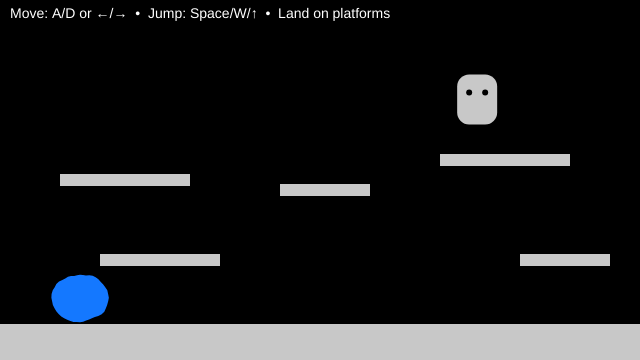
Frame 1 (no input)
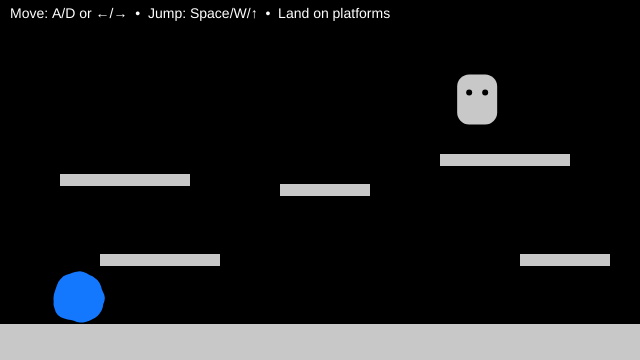
Frame 60 (no input)
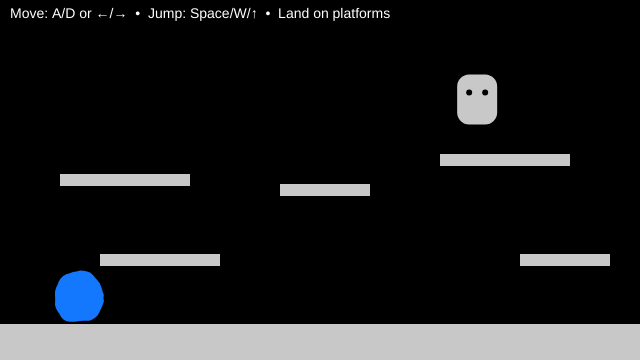
Frame 120 (the mouse pressed at the canvas centre since frame 60)

The p5.js sketch that drew these frames (run headless with seeded random() and noise() and a simulated clock; from frame 60 on, the mouse is pressed at the canvas centre):

// p5.js sketch
// ── sketch.js
// Y-position of the floor (ground level)
let floorY3;

// Player character (soft, animated blob)
let blob3 = {
  // Position (centre of the blob)
  x: 80,
  y: 0,

  // Visual properties
  r: 26, // Base radius
  points: 48, // Number of points used to draw the blob
  wobble: 7, // Edge deformation amount
  wobbleFreq: 0.9,

  // Time values for breathing animation
  t: 0,
  tSpeed: 0.01,

  // Physics: velocity
  vx: 0, // Horizontal velocity
  vy: 0, // Vertical velocity

  // Movement tuning
  accel: 0.55, // Horizontal acceleration
  maxRun: 4.0, // Maximum horizontal speed
  gravity: 0.65, // Downward force
  jumpV: -11.0, // Initial jump impulse

  // State
  onGround: false, // True when standing on a platform

  // Friction
  frictionAir: 0.995, // Light friction in air
  frictionGround: 0.88, // Stronger friction on ground

  wobbleBase: 0.9, // normal noise frequency
  wobbleBoost: 4, // aggressive spike
  wobbleTimer: 0, // how long the spike lasts
};

let ghost;

// List of solid platforms the blob can stand on
// Each platform is an axis-aligned rectangle (AABB)
let platforms = [];

function setup() {
  createCanvas(640, 360);

  // Define the floor height
  floorY3 = height - 36;

  noStroke();
  textFont("sans-serif");
  textSize(14);

  // Create platforms (floor + steps)
  platforms = [
    { x: 0, y: floorY3, w: width, h: height - floorY3 }, // floor
    { x: 100, y: floorY3 - 70, w: 120, h: 12 }, // low step
    { x: 280, y: floorY3 - 140, w: 90, h: 12 }, // mid step
    { x: 440, y: floorY3 - 170, w: 130, h: 12 }, // high step
    { x: 60, y: floorY3 - 150, w: 130, h: 12 }, //new step
    { x: 520, y: floorY3 - 70, w: 90, h: 12 }, // return ramp
  ];

  //ghost
  ghost = {
    x: random(width),
    y: random(height),
    w: 40,
    h: 50,
    active: true,
    hit: false,
  };

  // Start the blob resting on the floor
  blob3.y = floorY3 - blob3.r - 1;
}

function draw() {
  background(0);

  drawMainSection();

  // --- HUD ---
  fill("white");
  text("Move: A/D or ←/→  •  Jump: Space/W/↑  •  Land on platforms", 10, 18);
}

function drawMainSection() {
  // --- Draw all platforms ---
  fill(200);
  for (const p of platforms) {
    rect(p.x, p.y, p.w, p.h);
  }

  drawGhost(ghost);

  // --- Wobble cooldown ---
  if (blob3.wobbleTimer > 0) {
    blob3.wobbleTimer--;
    if (blob3.wobbleTimer === 0) {
      blob3.wobbleFreq = blob3.wobbleBase;
    }
  }

  // ALL blob movement + physics code stays here
  // --- Input: left/right movement ---
  let move = 0;
  if (keyIsDown(65) || keyIsDown(LEFT_ARROW)) move -= 1; // A or ←
  if (keyIsDown(68) || keyIsDown(RIGHT_ARROW)) move += 1; // D or →
  blob3.vx += blob3.accel * move;

  // --- Apply friction and clamp speed ---
  blob3.vx *= blob3.onGround ? blob3.frictionGround : blob3.frictionAir;
  blob3.vx = constrain(blob3.vx, -blob3.maxRun, blob3.maxRun);

  // --- Apply gravity ---
  blob3.vy += blob3.gravity;

  // --- Collision representation ---
  // We collide using a rectangle (AABB),
  // even though the blob is drawn as a circle
  let box = {
    x: blob3.x - blob3.r,
    y: blob3.y - blob3.r,
    w: blob3.r * 2,
    h: blob3.r * 2,
  };

  // --- STEP 1: Move horizontally, then resolve X collisions ---
  box.x += blob3.vx;
  for (const s of platforms) {
    if (overlap(box, s)) {
      if (blob3.vx > 0) {
        // Moving right → hit the left side of a platform
        box.x = s.x - box.w;
      } else if (blob3.vx < 0) {
        // Moving left → hit the right side of a platform
        box.x = s.x + s.w;
      }
      blob3.vx = 0;
    }
  }

  // --- STEP 2: Move vertically, then resolve Y collisions ---
  box.y += blob3.vy;
  blob3.onGround = false;

  for (const s of platforms) {
    if (overlap(box, s)) {
      if (blob3.vy > 0) {
        // Falling → land on top of a platform
        box.y = s.y - box.h;
        blob3.vy = 0;
        blob3.onGround = true;
      } else if (blob3.vy < 0) {
        // Rising → hit the underside of a platform
        box.y = s.y + s.h;
        blob3.vy = 0;
      }
    }
  }

  // --- Blob ↔ Ghost interaction ---
  if (overlap(box, ghost)) {
    respawnGhost();
    triggerWobbleSpike();
  }

  // --- Convert collision box back to blob centre ---
  blob3.x = box.x + box.w / 2;
  blob3.y = box.y + box.h / 2;

  // Keep blob inside the canvas horizontally
  blob3.x = constrain(blob3.x, blob3.r, width - blob3.r);

  // --- Draw the animated blob ---
  blob3.t += blob3.tSpeed;
  drawBlobCircle(blob3);
}

// Axis-Aligned Bounding Box (AABB) overlap test
// Returns true if rectangles a and b intersect
function overlap(a, b) {
  return (
    a.x < b.x + b.w && a.x + a.w > b.x && a.y < b.y + b.h && a.y + a.h > b.y
  );
}

function triggerWobbleSpike() {
  blob3.wobbleFreq = blob3.wobbleBoost;
  blob3.wobbleTimer = 50;
}

// Draws the blob using Perlin noise for a soft, breathing effect
function drawBlobCircle(b) {
  fill(20, 120, 255);
  beginShape();

  for (let i = 0; i < b.points; i++) {
    const a = (i / b.points) * TAU;

    // Noise-based radius offset
    const n = noise(
      cos(a) * b.wobbleFreq + 100,
      sin(a) * b.wobbleFreq + 100,
      b.t,
    );

    const r = b.r + map(n, 0, 1, -b.wobble, b.wobble);

    vertex(b.x + cos(a) * r, b.y + sin(a) * r);
  }

  endShape(CLOSE);
}

// Jump input (only allowed when grounded)
function keyPressed() {
  if (
    (key === " " || key === "W" || key === "w" || keyCode === UP_ARROW) &&
    blob3.onGround
  ) {
    blob3.vy = blob3.jumpV;
    blob3.onGround = false;
  }
}

function respawnGhost() {
  ghost.x = random(40, width - ghost.w - 40);
  ghost.y = random(40, floorY3 - ghost.h - 20);
}

//drawing ghost function
function drawGhost(g) {
  fill(255, 255, 255, 200);

  // Body
  rect(g.x, g.y, g.w, g.h, 12);

  // Eyes
  fill(0);
  ellipse(g.x + 12, g.y + 18, 6);
  ellipse(g.x + 28, g.y + 18, 6);
}

/* In-class tweaks for experimentation:
   • Add a new platform:
     platforms.push({ x: 220, y: floorY3 - 150, w: 80, h: 12 });

   • “Ice” feel → frictionGround = 0.95
   • “Sand” feel → frictionGround = 0.80
*/
